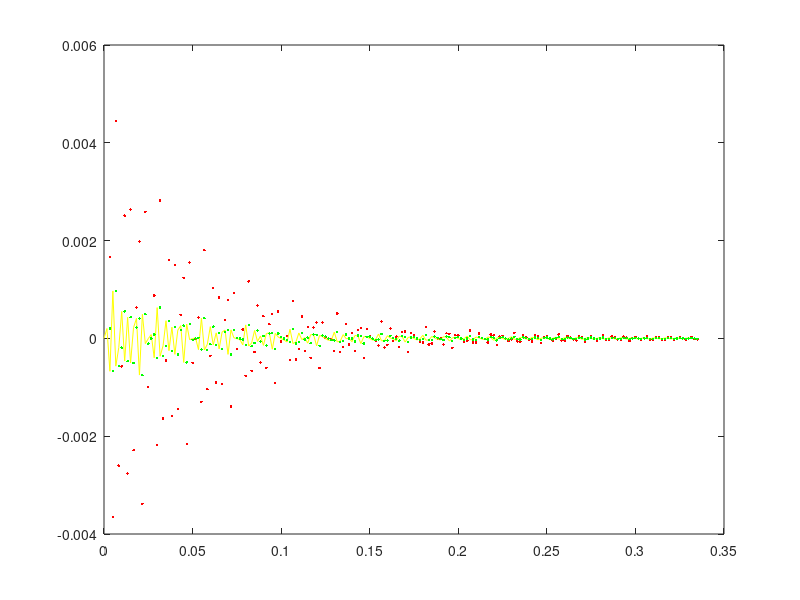
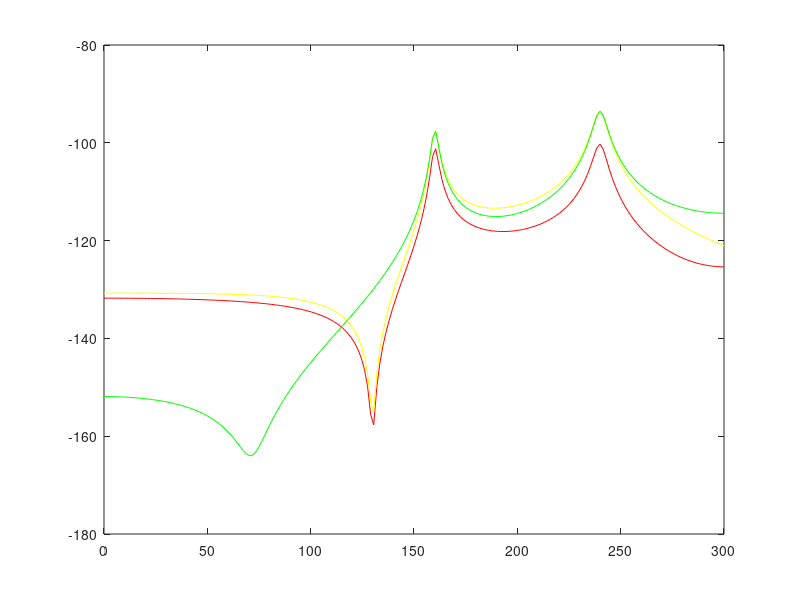

Reproduce these figures in MATLAB, in order.
%
% analog-digital system simulation Mar 19, 1994 DCS
% 
j=sqrt(-1);

fs=1000;		% analog frequency limit
T=1./fs;		% time step size
fd=600;		% digital sample rate
Td=1./fd;		% digital sample interval
ntimepts=200;		% samples in impulse response plots
nfreqpts=200;		% samples in frequency response plots

% 1 conjg zeros pair, 2 conjg pole pairs
fz1=130;
sigz1=+5;
fp1=240;
sigp1=-20;
fp2=160;
sigp2=-10;

sz1=sigz1+j.*2.*pi.*fz1;	% s-plane poles and zeros
sz1c=sigz1-j.*2.*pi.*fz1;
sp1=sigp1+j.*2.*pi.*fp1;
sp1c=sigp1-j.*2.*pi.*fp1;
sp2=sigp2+j.*2.*pi.*fp2;
sp2c=sigp2-j.*2.*pi.*fp2;

%
% Partial fraction expansion coeffs analog system
%
As=((sp1-sz1)*(sp1-sz1c))/((sp1-sp1c)*(sp1-sp2)*(sp1-sp2c));
Bs=((sp1c-sz1)*(sp1c-sz1c))/((sp1c-sp1)*(sp1c-sp2)*(sp1c-sp2c));
Cs=((sp2-sz1)*(sp2-sz1c))/((sp2-sp1)*(sp2-sp1c)*(sp2-sp2c));
Ds=((sp2c-sz1)*(sp2c-sz1c))/((sp2c-sp1)*(sp2c-sp1c)*(sp2c-sp2));

% analog system impulse response
n=0:ntimepts-1;
h=As*exp(sp1.*n.*Td)+Bs*exp(sp1c.*n.*Td)+Cs*exp(sp2.*n.*Td)+Ds*exp(sp2c.*n.*Td);

% analog system frequency response
ifs=0:fd/(2.*nfreqpts):fd/2;
s=0+j.*2.*pi.*ifs;
hw=((s-sz1).*(s-sz1c))./((s-sp1).*(s-sp1c).*(s-sp2).*(s-sp2c));

%
% map s-plane system to digital domain z-plane
%

% z-plane poles and zeros
zz1=exp(sz1.*Td);	
zz1c=exp(sz1c.*Td);
zp1=exp(sp1.*Td);
zp1c=exp(sp1c.*Td);
zp2=exp(sp2.*Td);
zp2c=exp(sp2c.*Td);

%
% Partial fraction expansion coeffs digital z-plane system
%
Az=((zp1-zz1)*(zp1-zz1c))/((zp1-zp1c)*(zp1-zp2)*(zp1-zp2c));
Bz=((zp1c-zz1)*(zp1c-zz1c))/((zp1c-zp1)*(zp1c-zp2)*(zp1c-zp2c));
Cz=((zp2-zz1)*(zp2-zz1c))/((zp2-zp1)*(zp2-zp1c)*(zp2-zp2c));
Dz=((zp2c-zz1)*(zp2c-zz1c))/((zp2c-zp1)*(zp2c-zp1c)*(zp2c-zp2));

%
% Partial fraction expansion coeffs for z-plane all-pole system
%
Ac=1./((sp1-sp1c)*(sp1-sp2)*(sp1-sp2c));
Bc=1./((sp1c-sp1)*(sp1c-sp2)*(sp1c-sp2c));
Cc=1./((sp2-sp1)*(sp2-sp1c)*(sp2-sp2c));
Dc=1./((sp2c-sp1)*(sp2c-sp1c)*(sp2c-sp2));

% digital system impulse response
k=1:ntimepts;
tdd=(k+1).*Td;
ta=n.*Td;

% mapped amplitude scaled digital impulse response
hz=Td.*(Az*zp1.^k+Bz*zp1c.^k+Cz*zp2.^k+Dz*zp2c.^k);
%hz=exp(sigz1.*Td).*(1./Td^2).*(Ac*zp1.^k+Bc*zp1c.^k+Cc*zp2.^k+Dc*zp2c.^k);
% mapped impulse response with modal scaling
hzc=As*zp1.^k+Bs*zp1c.^k+Cs*zp2.^k+Ds*zp2c.^k;
%
% plot impulse responses
%
figure(1);
% unscaled
plot(tdd,real(hz),'r.');	
hold on
% analog system
plot(ta,real(h),'y');		
% modal scaled response
plot(tdd,real(hzc),'g.');	
hold off;
%
% write to disk
%
tresp = [ta; real(h); real(hz); real(hzc)];
fd = fopen('z2p4t6.dat','wt');
fprintf(fd,'%e\t%e\t%e\t%e\n',tresp);
fclose(fd);

%
% Digital Frequency Responses
%
z=exp(s.*Td);			

% mapped amplitude scaled digital response
hwz=Td.*((z-zz1).*(z-zz1c)).*(1./Td^2).*((Ac./(z-zp1))+(Bc./(z-zp1c))+(Cc./(z-zp2))+(Dc./(z-zp2c)));

% mapped modal scaled digital response
hwzc=Td.*((As./(z-zp1))+(Bs./(z-zp1c))+(Cs./(z-zp2))+(Ds./(z-zp2c)));
%
% plot frequency responses
%
figure(2);
% amplitude scaled
plot(ifs,20.*log10(abs(hwz)),'r');	
hold on
% analog response
plot(ifs,20.*log10(abs(hw)),'y');	
% modal scaled
plot(ifs,20.*log10(abs(hwzc)),'g');	
hold off
%
% write to disk
%
fresp = [ifs; (20.*log10(abs(hw)));(20.*log10(abs(hwz)));(20.*log10(abs(hwzc)))];
fd = fopen('z2p4h6.dat','wt');
fprintf(fd,'%e\t%e\t%e\t%e\n',fresp);
fclose(fd);




